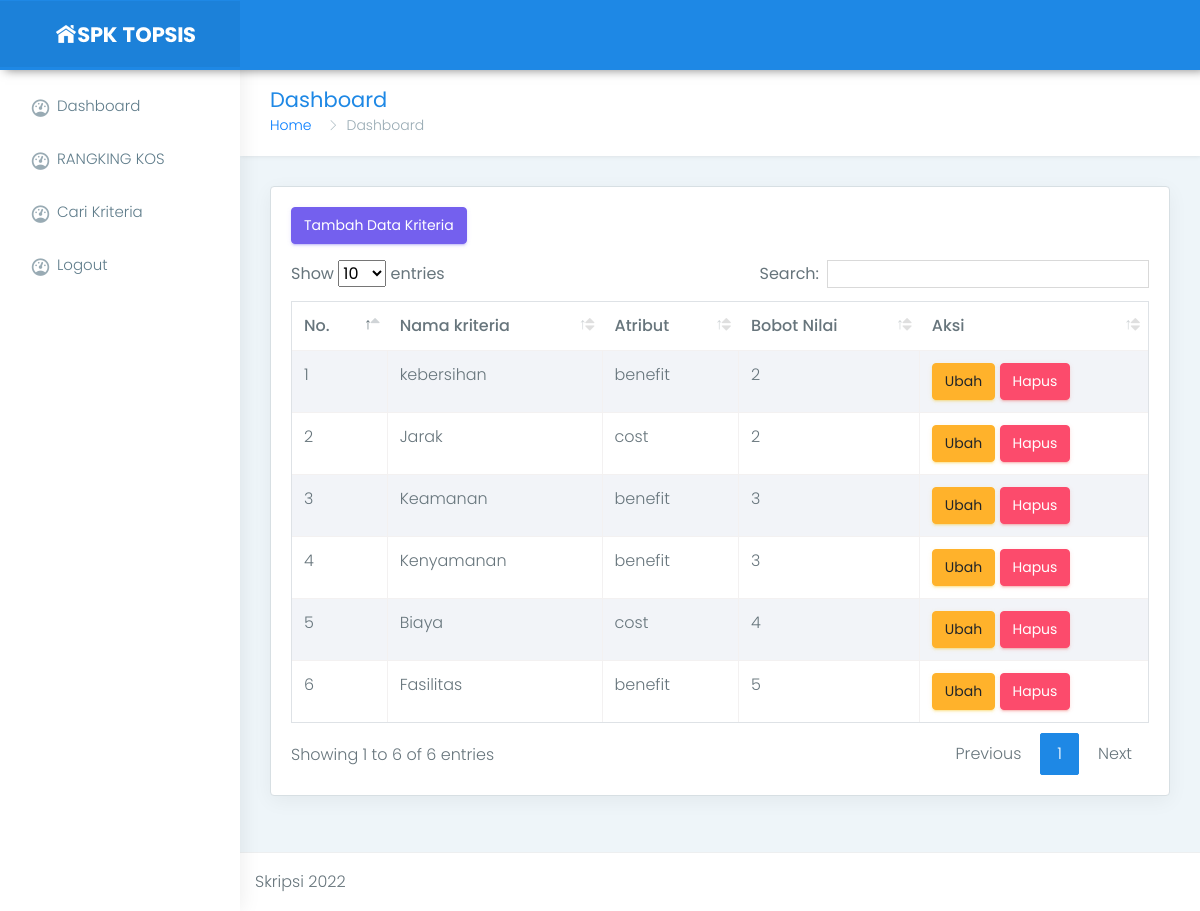
The app's page /indekos/kriteria.php (signed in) with its own data.
### tables this page shows
CREATE TABLE `kriteria` (
  `id_kriteria` int(11) NOT NULL,
  `atribut` varchar(50) NOT NULL,
  `bobot_nilai` varchar(50) NOT NULL,
  `nama_kriteria` varchar(50) NOT NULL
);

### indekos/kriteria.php (the view, shortened to what this page needs)
<?php
  include "header.php";
include "menu.php";
?>
<div class="page-wrapper">
            <div class="container-fluid">
                <div class="row page-titles">
                    <div class="col-md-5 col-8 align-self-center">
                        <h3 class="text-themecolor m-b-0 m-t-0">Dashboard</h3>
                        <ol class="breadcrumb">
                            <li class="breadcrumb-item"><a href="javascript:void(0)">Home</a></li>
                            <li class="breadcrumb-item active">Dashboard</li>
                        </ol>
                    </div>
                </div>
                <div class="row">
                    <div class="col-12">
                        <div class="card">
                            <div class="card-block">
                  <p align="left"><a class='btn btn-primary' href="tambahkriteria.php">Tambah Data Kriteria</a></p>
                                <div class="table-responsive">
                                <table id="datatable" class="table table-striped table-bordered" style="width:100%">
                                    <thead>
                                        <tr>
                                            <th>No.</th>
                                            <th>Nama kriteria</th>
                                            <th>Atribut</th>
                                            <th>Bobot Nilai</th>
                                            <th>Aksi</th>
                                        </tr>
                                    </thead>
                                    <tbody>
                                        <?php
                                        $sql=mysql_query("SELECT * FROM kriteria ORDER BY id_kriteria DESC");
                                        $no=1;
                                        while ($row=mysql_fetch_array($sql)){?>
                                          <tr class='td' bgcolor='#FFF'>
                                            <td><?php echo $no;?></td>
                                            <td><?php echo $row['nama_kriteria'];?></td>
                                            <td><?php echo $row['atribut'];?></td>
                                            <td><?php echo $row['bobot_nilai'];?></td>
                                        <?php
                                              print("
                                                <td>
                                                <a class='btn btn-warning' href=editkriteria.php?idk=$row[id_kriteria]>
                                                Ubah
                                                </a>
                                                <a class='btn btn-danger' href=javascript:KonfirmasiHapus('deletekriteria.php?idk','$row[id_kriteria]')>
                                                Hapus
                                                </a>
                                                </td>
                                              </tr>");
                                              $no++;
                                        ?>
                                        <?php }?>
                                    </tbody>
                                </table>
                            </div>
                            </div>
                        </div>
                    </div>
                </div>
            </div>
<?php
  include "footer.php";
?>

### indekos/css/colors/blue.css (style rules this page uses)
.text-themecolor { color: #1e88e5 !important; }

### records on screen
kriteria: nama_kriteria "kebersihan", atribut "benefit", bobot_nilai "2"
kriteria: nama_kriteria "Jarak", atribut "cost", bobot_nilai "2"
kriteria: nama_kriteria "Keamanan", atribut "benefit", bobot_nilai "3"
kriteria: nama_kriteria "Kenyamanan", atribut "benefit", bobot_nilai "3"
kriteria: nama_kriteria "Biaya", atribut "cost", bobot_nilai "4"
kriteria: nama_kriteria "Fasilitas", atribut "benefit", bobot_nilai "5"
